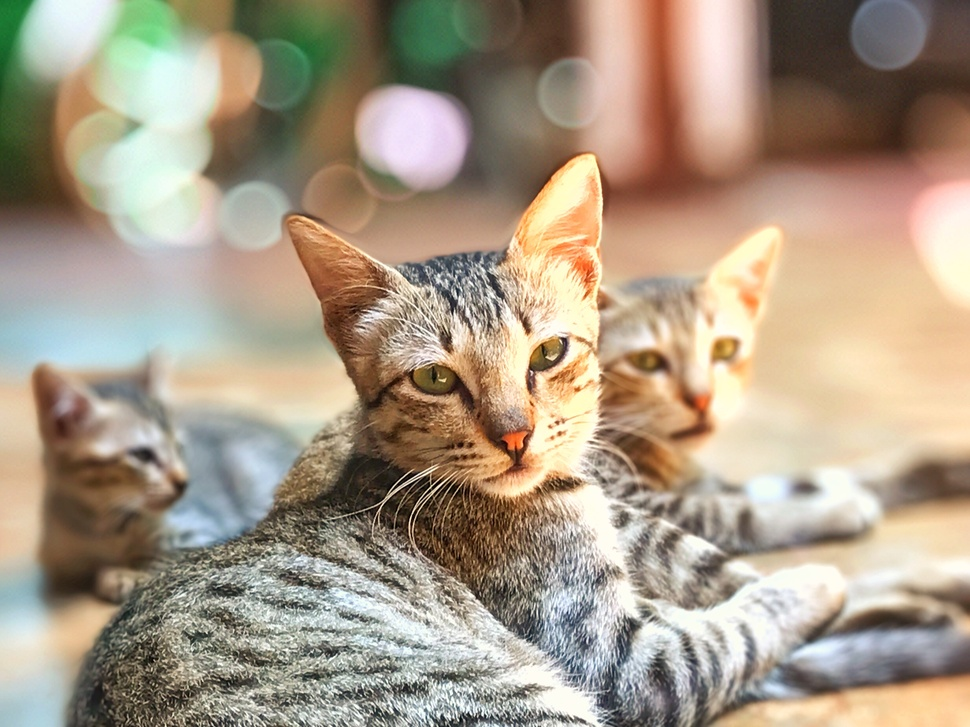
#> input picture Cat.JPG, 970 x 727 px, shrunk from 2468 x 1851 before the run, found by its file name
$ jupyter execute image_processing_assignment.ipynb
#> lines starting #> are read from the running program, lines starting #| are printed output that depends on the picture
# Image Processing Assignment (EG/2020/3922)

## 1. Import Required Libraries
Import necessary libraries such as numpy, matplotlib, and OpenCV (cv2) for image processing.

[cell 1]
import numpy as np
import matplotlib.pyplot as plt
import cv2
from typing import Tuple
import ipywidgets as widgets
from IPython.display import display
import os

def show_image(img, title="Image", cmap_type='gray', save_path=None):
    plt.figure(figsize=(5,5))
    if len(img.shape) == 2:
        plt.imshow(img, cmap=cmap_type)
    else:
        plt.imshow(cv2.cvtColor(img, cv2.COLOR_BGR2RGB))
    plt.title(title)
    plt.axis('off')

    # Save the figure if a path is provided
    if save_path:
        plt.savefig(save_path, bbox_inches='tight', pad_inches=0.1)

    plt.show()

# Ensure output directories exist
os.makedirs('outputs/mean_filter', exist_ok=True)
os.makedirs('outputs/rotation', exist_ok=True)
os.makedirs('outputs/blockwise', exist_ok=True)
os.makedirs('outputs/intensity', exist_ok=True)

## 2. Load and Display the Image

[cell 2]
image_path = 'Cat.jpg'
img = cv2.imread(image_path, cv2.IMREAD_GRAYSCALE)
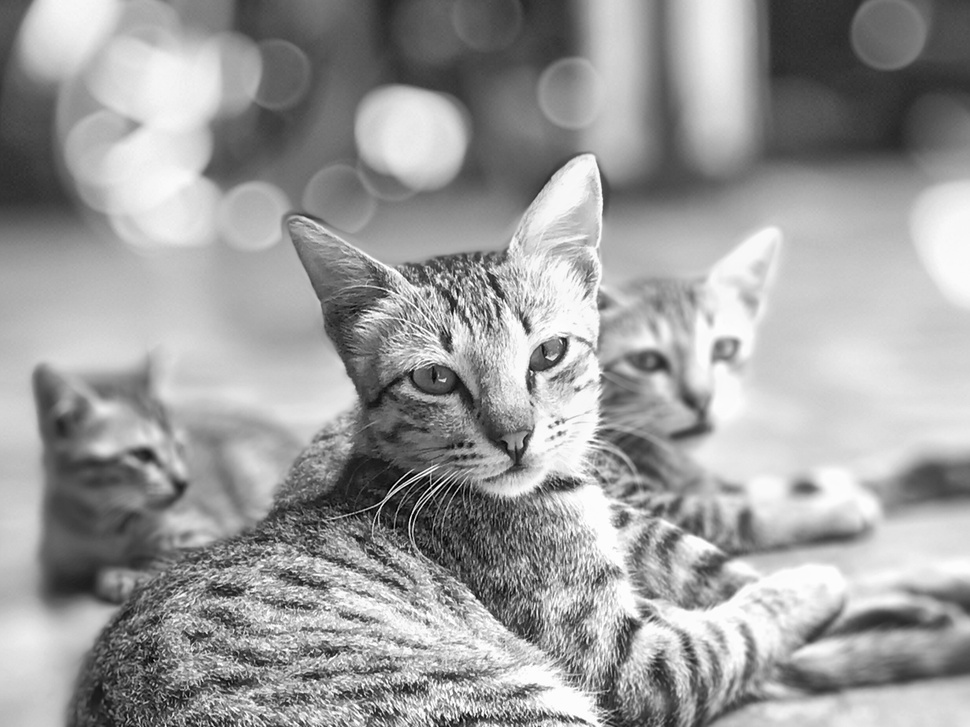
#> img: shape (727, 970); min 0, max 255, mean 156.5

if img is None:
    print(f"Image not found at {image_path}. Please check the path.")
else:
    show_image(img, title="Original Image")

## 3. Reduce Number of Intensity Levels

[cell 3]
def reduce_intensity_levels(image, n):
    """Reduce image intensity levels to n levels (power of 2)."""
    img_float = image.astype(np.float32) / 255.0
    idx = np.round(img_float * (n - 1)).astype(np.int32)
    reduced = (idx * 255.0 / (n - 1)).astype(np.uint8)
    return reduced

n_values = [2, 4, 8, 16, 32, 64, 128, 256]
plt.figure(figsize=(12, 8))
#> (this line was passed over: IPython is not available in this run)
plt.subplot(3, 3, 1)
#> (this line was passed over: IPython is not available in this run)
plt.imshow(img, cmap='gray')
#> (this line was passed over: IPython is not available in this run)
